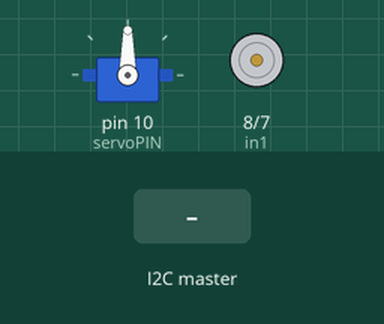
This sketch was run on a simulated Arduino Uno, built with avr-gcc and run on an emulated ATmega328P. On the bench: servo, motor-driver pin pairs drawn as motors (green arrow = first pin HIGH = forward, orange = second pin HIGH = backward, longer = more drive, scaled by the enable pin). The test bench sets the inputs (shaded band).

Above: at 1.2 s.
1.3 s: the I2C master sends the byte 1
At 2.2 s:
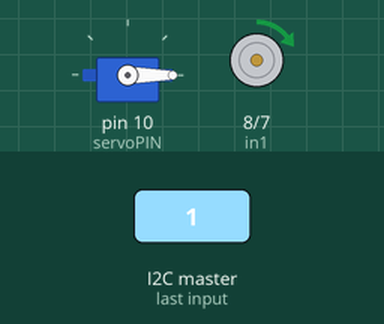
Timing chart, 0 to 4.3 s (numbered marks = the images above; inputs shaded):
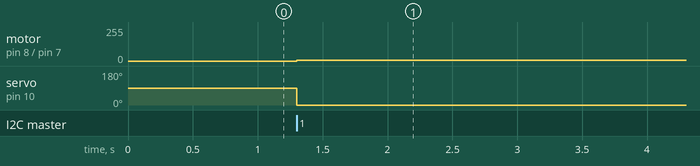

The sketch:

motor_controller_code_i2c.ino
```cpp
#include <Wire.h>
#include <Servo.h>

#define SLAVE_ADDRESS 12

int enA = 6;
int in1 = 8;
int in2 = 7;
int servoPIN = 10;

Servo steeringServo;


void setup() {
  Serial.begin(9600);
  Wire.begin(SLAVE_ADDRESS);
  Wire.onReceive(receiveData);
  pinMode(enA, OUTPUT);
  pinMode(in1, OUTPUT);
  pinMode(in2, OUTPUT);
  steeringServo.attach(servoPIN);
}


void loop() {
  delay(100);
}


void receiveData(int byteCount) {
  int cmd[3];
  int i = 0;

  while(Wire.available()) {
    cmd[i] = Wire.read();
    i++;
  }

  // send the throttle value to the motor
  analogWrite(enA, cmd[1]);
  digitalWrite(in1, 1);
  digitalWrite(in2, 0);

  // send the steering value to the servo
  steeringServo.write(cmd[2]);
}
```

Measured:
- after the input at 1.3 s, motor on pin 8 (in1) / pin 7 (in2): stopped → forward 4/255 at once; servo on pin 10 (servoPIN): 90° → 0° at once
